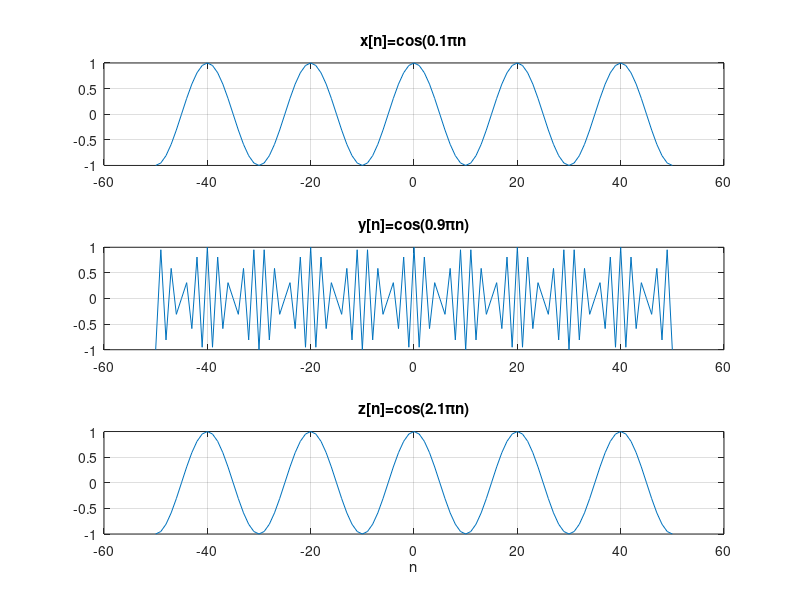

The MATLAB source for this figure:



n=-50:50;
x=cos(pi*0.1*n);
y=cos(pi*0.9*n);
z=cos(pi*2.1*n);
subplot(3,1,1)
plot(n,x)
title('x[n]=cos(0.1\pin')
grid
subplot(3,1,2)
plot(n,y)
title('y[n]=cos(0.9\pin)')
grid
subplot(3,1,3)
plot(n,z)
grid
title('z[n]=cos(2.1\pin)')
xlabel('n')

